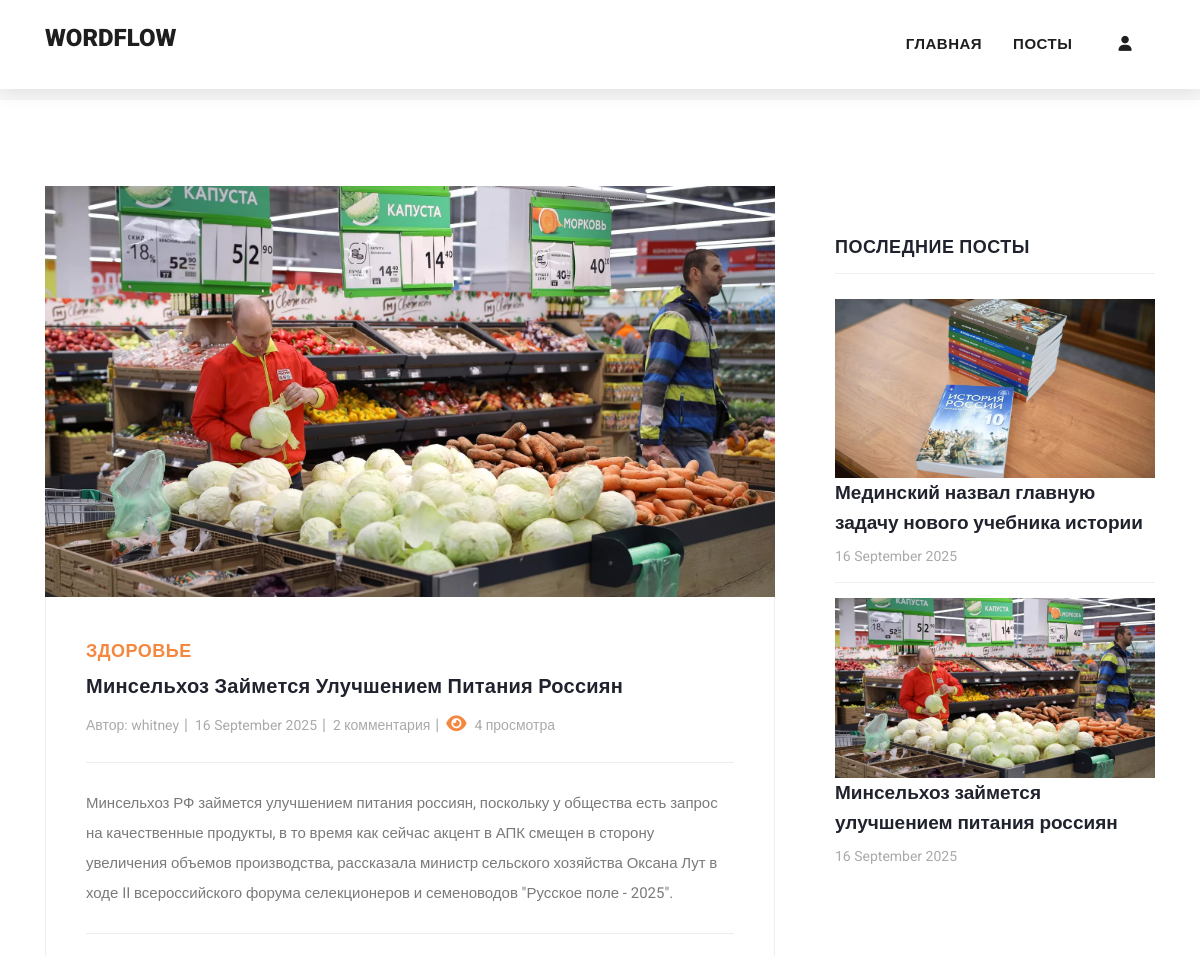
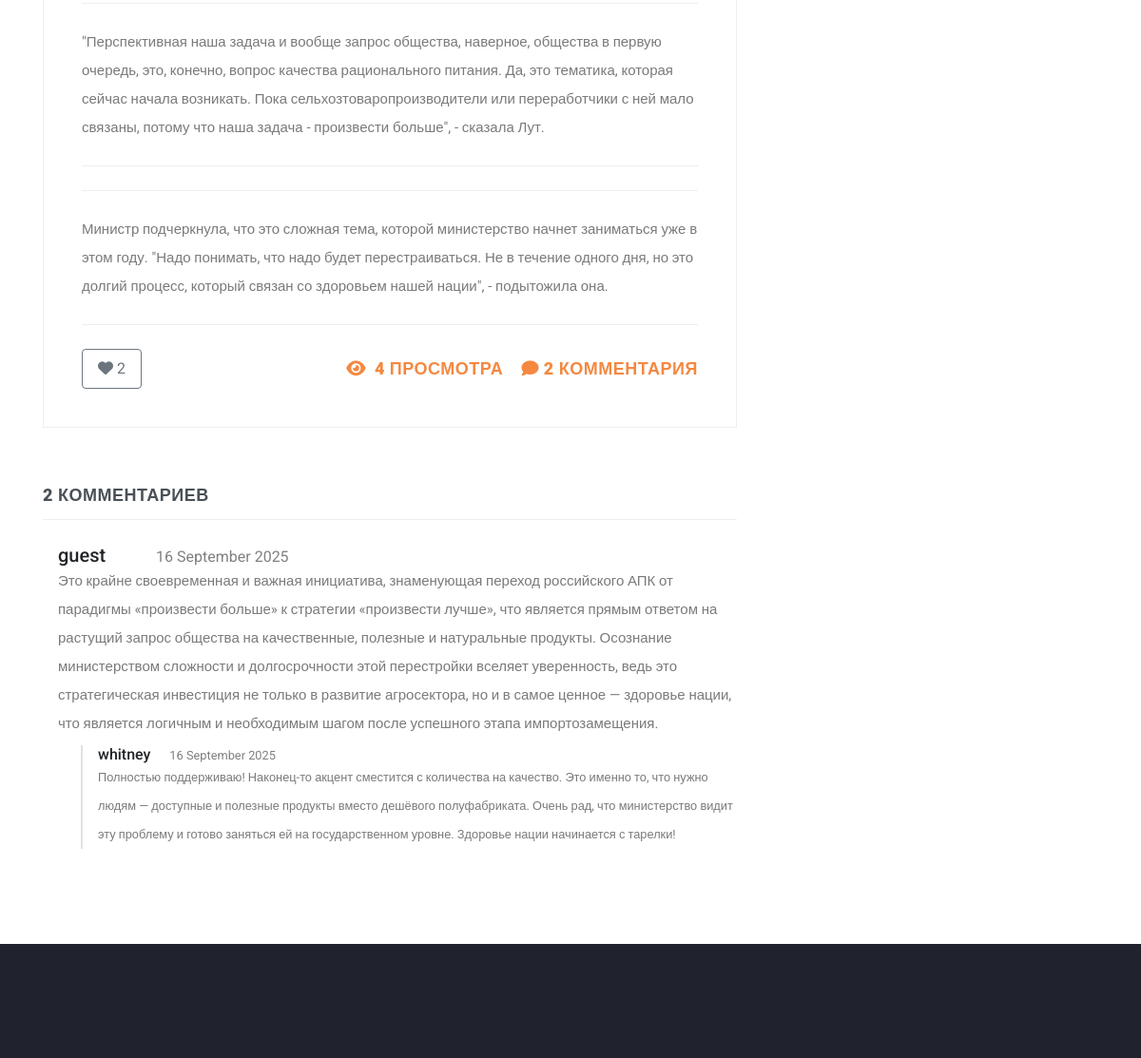
/post/1, run on the app's committed database (2 pictures, top to bottom).
### wordflow/models.py (models this page shows, shortened)
class Post(models.Model):
    postname = models.CharField(max_length=600)
    category = models.CharField(max_length=600)  # Временно оставляем как CharField
    category_obj = models.ForeignKey(Category, on_delete=models.SET_NULL, null=True, blank=True)  # Новое поле для связи
    image = models.ImageField(upload_to='images/posts', blank=False, null=False)
    content = RichTextField()
    time = models.CharField(default=time, max_length=100, blank=True)
    likes = models.IntegerField(null=True, blank=True, default=0)
    views = models.IntegerField(default=0)  # Общее количество просмотров
    user = models.ForeignKey(User, on_delete=models.CASCADE, related_name='authored_posts')
    editors = models.ManyToManyField(User, through='PostEditor', through_fields=('post', 'user'), related_name='editable_posts', blank=True)
    viewed_by = models.ManyToManyField(User, through='PostView', related_name='viewed_posts')
    liked_by = models.ManyToManyField(User, through='PostLike', related_name='liked_posts')

class Comment(models.Model):
    content = models.CharField(max_length=200)
    time = models.CharField(default=time, max_length=100, blank=True)
    post = models.ForeignKey(Post, on_delete=models.CASCADE)
    user = models.ForeignKey(User, on_delete=models.CASCADE, null=True, blank=True)
    parent = models.ForeignKey('self', on_delete=models.CASCADE, null=True, blank=True, related_name='replies')
    likes = models.IntegerField(default=0)
    liked_by = models.ManyToManyField(User, through='CommentLike', related_name='liked_comments')
    is_deleted = models.BooleanField(default=False)
    deleted_message = models.CharField(max_length=100, blank=True, null=True)
    def get_display_content(self):
        if self.is_deleted:
            return self.deleted_message or "Удалено автором"
        return self.content

### wordflow/views.py (the view)
# urls.py: path("post/<int:id>",views.post,name="post"),
def post(request, id):
    post = get_object_or_404(Post, id=id)
    if request.user.is_authenticated:
        post.add_view(request.user)
    else:
        session_key = f'viewed_post_{post.id}'
        if not request.session.get(session_key, False):
            post.views += 1
            post.save()
            request.session[session_key] = True
            timeout = getattr(settings, 'ANONYMOUS_VIEW_SESSION_TIMEOUT', 86400)
            request.session.set_expiry(timeout)
    return render(request, "post-details.html", {
        "user": request.user,
        'post': post,
        'recent_posts': Post.objects.all().order_by("-id")[:5],
        'media_url': settings.MEDIA_URL,
        'comments': Comment.objects.filter(post=post),
        'total_comments': Comment.objects.filter(post=post).count()
    })

### wordflow/templatetags/post_extras.py (called while the page is built)
@register.filter
def comment_count(post):
    return Comment.objects.filter(post=post).count()

@register.filter
def comment_count_text(post):
    count = Comment.objects.filter(post=post).count()
    return pluralize_russian(count, 'комментарий', 'комментария', 'комментариев')

@register.filter
def views_count_text(views):
    return pluralize_russian(views, 'просмотр', 'просмотра', 'просмотров')

@register.filter
def can_delete_comment(comment, user):
    if not user.is_authenticated:
        return False
    return user == comment.user or user == comment.post.user or user.is_superuser

def pluralize_russian(count, form1, form2, form5):
    if count % 10 == 1 and count % 100 != 11:
        return f"{count} {form1}"
    elif 2 <= count % 10 <= 4 and (count % 100 < 10 or count % 100 >= 20):
        return f"{count} {form2}"
    else:
        return f"{count} {form5}"

### templates/post-details.html (shortened to what this page needs)
{% load static %}
{% load post_extras %}
<!DOCTYPE html>
<html lang="en">
  <head>
    <link href="https://cdn.jsdelivr.net/npm/bootstrap@5.3.0-alpha3/dist/css/bootstrap.min.css" rel="stylesheet">
    <link href="{% static 'vendor/bootstrap/css/bootstrap.min.css' %}" rel="stylesheet">
    <link rel="stylesheet" href="{% static 'assets/css/fontawesome.css' %}">
    <link rel="stylesheet" href="https://cdnjs.cloudflare.com/ajax/libs/font-awesome/6.4.2/css/all.min.css">
    <link rel="stylesheet" href="{% static 'assets/css/templatemo-stand-blog.css' %}">
    <link rel="stylesheet" href="{% static 'assets/css/owl.css' %}">
  </head>
  <body>
    {%include 'header.html'%}
    <section class="blog-posts grid-system">
      <div class="container">
        <div class="row">
          <div class="col-lg-8">
            <div class="all-blog-posts">
              <div class="row">
                <div class="col-lg-12">
                  <div class="blog-post">
                    <div class="blog-thumb">
                      <img src="{{media_url}}{{post.image}}" alt="post_image">
                    </div>
                    <div class="down-content">
                      <span>{{post.category}}</span>
                      <a><h4>{{post.postname}}</h4></a>
                      <ul class="post-info">
                        <li><a href="{% url 'profile' post.user.id %}">Автор: {{post.user.username}}</a></li>
                        <li><a href="#">{{post.time}}</a></li>
                        <li><a href="#">{{post|comment_count_text}}</a></li>
                        <li><a href="#"><span class="view-icon"><i class="fas fa-eye"></i><noscript>👁</noscript></span> {{post.views|views_count_text}}</a></li>
                      </ul>
                      <div>{{post.content|safe}}</div>
                      <div class="post-options d-flex justify-content-between align-items-center mt-3">
                        <div class="d-flex align-items-center gap-3">
                          {% if user.is_authenticated %}
                          <form method="post" action="{% url 'toggle_like' post.id %}" class="like-form" data-post-id="{{post.id}}">
                            {% csrf_token %}
                            <button class="btn like-btn {% if post|is_liked_by:user %}liked{% else %}not-liked{% endif %}" type="submit"
                              title="{%if post|is_liked_by:user%}Убрать лайк{%else%}Поставить лайк{%endif%}">
                              <i class="fa fa-heart"></i> <span class="likes-count">{{post.likes}}</span>
                            </button>
                          </form>
                          {% else %}
                          <div class="btn" style="border: 1px solid #6c757d; background: transparent; color: #6c757d; cursor: not-allowed; padding: 8px 16px;">
                            <i class="fa fa-heart"></i> {{post.likes}}
                          </div>
                          {% endif %}
                        </div>
                        <div class="small text-muted">
                          <span class="me-3"><span class="view-icon"><i class="fas fa-eye"></i><noscript>👁</noscript></span> {{post.views|views_count_text}}</span>
                          <span><i class="fa fa-comment"></i> {{post|comment_count_text}}</span>
                        </div>
                      </div>
                    </div>
                  </div>
                </div>
                <div class="col-lg-12">
                  <div class="sidebar-item comments">
                    <div class="sidebar-heading">
                      <h2 class="text-dark-emphasis">{{post|comment_count}} комментариев</h2>
                    </div>
                    <div class="content">
                      <ul>
                        {% for comment in comments %}
                        {% if not comment.parent %}
                        <li style="display: block;" class="main-comment">
                          <div class="ps-3">
                            <h5>
                              {% if comment.is_deleted %}
                                <span class="text-muted">[Удалено]</span>
                              {% else %}
                                {{comment.user}}
                              {% endif %}
                              <span class="small text-black-50 px-5 text-danger">{{comment.time}}</span>
                            </h5>
                            <p>{{comment.get_display_content}}</p>
                            {% for reply in comment.replies.all %}
                            <div class="reply ms-4 mt-2 border-start border-2 ps-3">
                              <h6>
                                {% if reply.is_deleted %}
                                  <span class="text-muted">[Удалено]</span>
                                {% else %}
                                  {{reply.user}}
                                {% endif %}
                                <span class="small text-black-50 px-3 text-danger">{{reply.time}}</span>
                              </h6>
                              <p class="small">{{reply.get_display_content}}</p>
                            </div>
                            {% endfor %}
                          </div>
                        </li>
                        {% endif %}
                        {% endfor %}
                      </ul>
                    </div>
                  </div>
                </div>
              </div>
            </div>
          </div>
          <div class="col-lg-4">
            <div class="sidebar">
              <div class="row">
                <div class="col-lg-12">
                  <div class="sidebar-item recent-posts">
                    <div class="sidebar-heading">
                      <h2>Последние посты</h2>
                    </div>
                    <div class="content">
                      <ul>
                        {% for post in recent_posts|slice:"0:4" %}
                        <li>
                          <img src="{{media_url}}{{post.image}}" class="img-fluid" alt="">
                          <a href="post-details.html">
                            <a href="{% url 'post' post.id %}" class="text-decoration-none text-dark"><h5>{{post.postname}}</h5></a>
                          <span>{{post.time}}</span>
                        </a></li>
                        {% endfor %}
                      </ul>
                    </div>
                  </div>
                </div>
              </div>
            </div>
          </div>
        </div>
      </div>
    </section>
   {% include "footer.html" %}
  </body>
</html>

### static/assets/css/templatemo-stand-blog.css (style rules this page uses)
body { font-family: 'Roboto', sans-serif; overflow-x: hidden; text-rendering: optimizeLegibility; -webkit-font-smoothing: antialiased; -moz-osx-font-smoothing: grayscale; }
p { margin-bottom: 0px; font-size: 15px; font-weight: 400; color: #7a7a7a; line-height: 30px; }
a { text-decoration: none!important; }
ul { padding: 0; margin: 0; list-style: none; }
h1,h2,h3,h4,h5,h6 { margin: 0px; }
.blog-posts { margin-top: 100px; }
.blog-posts .blog-post { margin-bottom: 30px; }
.blog-posts .blog-thumb img { width: 100%; overflow: hidden; }
.blog-posts .down-content { padding: 40px; border-right: 1px solid #eee; border-left: 1px solid #eee; border-bottom: 1px solid #eee; }
.blog-posts .down-content span { font-size: 18px; text-transform: uppercase; letter-spacing: 0.5px; font-weight: 900; color: #f48840; }
.blog-posts .down-content h4 { font-size: 24px; text-transform: capitalize; letter-spacing: 0.5px; font-weight: 900; color: #20232e; margin: 10px 0px 12px 0px; }
.blog-posts .down-content ul.post-info li { display: inline-block; margin-right: 8px; }
.blog-posts .down-content ul.post-info li:after { content: '|'; color: #aaa; margin-left: 8px; }
.blog-posts .down-content h4 { font-size: 20px; letter-spacing: 0.25px; }
.grid-system .down-content ul.post-info li { margin-right: 3px; }
.grid-system .down-content ul.post-info li:after { margin-left: 5px; }
.blog-posts .down-content ul.post-info li:last-child::after { display: none; }
.blog-posts .down-content ul.post-info li a { font-size: 14px; color: #aaa; font-weight: 400; transition: all .3s; }
.blog-posts .down-content p { padding: 25px 0px; margin: 25px 0px; border-top: 1px solid #eee; border-bottom: 1px solid #eee; }
.blog-posts .sidebar-heading h2 { font-size: 18px; text-transform: uppercase; font-weight: 900; letter-spacing: 0.5px; color: #20232e; border-bottom: 1px solid #eee; padding-bottom: 15px; margin-bottom: 25px; }
.blog-posts .comments { margin-top: 30px; }
.blog-posts .comments ul li { display: inline-block; margin-bottom: 20px; padding-bottom: 20px; border-bottom: 1px solid #eee; }
.blog-posts .comments ul li:last-child { margin-bottom: 0px; padding-bottom: 0px; border-bottom: none; }
.sidebar { margin-left: 30px; }
.sidebar .sidebar-item { margin-top: 50px; }
.sidebar .sidebar-heading h2 { font-size: 18px; text-transform: uppercase; font-weight: 900; letter-spacing: 0.5px; color: #20232e; border-bottom: 1px solid #eee; padding-bottom: 15px; margin-bottom: 25px; }
.sidebar .recent-posts ul li { margin-bottom: 15px; padding-bottom: 15px; border-bottom: 1px solid #eee; }
.sidebar .recent-posts ul li:last-child { margin-bottom: 0px; padding-bottom: 0px; border-bottom: none; }
.sidebar .recent-posts ul li h5 { font-size: 19px; font-weight: 900; color: #20232e; line-height: 30px; transition: all 0.3s; }
.sidebar .recent-posts ul li span { display: block; font-size: 14px; color: #aaa; margin-top: 8px; }

### templates/post-details.html (style rules this page uses)
.view-icon i { margin-right: 4px; }

### templates/footer.html (style rules this page uses)
h4 { text-align: left; color: #dfdada; letter-spacing: 1px; margin-bottom: 20px; font-size: 20px; }
li { text-decoration: none; text-align: left; }
li a { color: rgb(153, 147, 147); }

### data on the page
Post: image (picture), category "ЗДОРОВЬЕ", postname "Минсельхоз Займется Улучшением Питания Россиян", user.username "whitney", time "16 September 2025", id "2 комментария", views|views_count_text "4 просмотра", content "Минсельхоз РФ займется улучшением питания россиян, поскольку у общества есть запрос на качественные продукты, в то время как сейчас акцент в АПК смещен в сторону увеличения объемов производства, рассказала министр сельского хозяйства Оксана Лут в ходе II всероссийского форума селекционеров и семеноводов \"Русское поле - 2025\". \"Перспективная наша задача и вообще запрос общества, наверное, общества в первую очередь, это, конечно, вопрос качества рационального питания. Да, это тематика, которая сейчас начала возникать. Пока сельхозтоваропроизводители или переработчики с ней мало связаны, потому что наша задача - произвести больше\", - сказала Лут. Министр подчеркнула, что это сложная тема,…", likes "2", views|views_count_text "4 ПРОСМОТРА", id "2 КОММЕНТАРИЯ", id "2", postname "Минсельхоз займется улучшением питания россиян"
Comment: user "guest", time "16 September 2025", get_display_content "Это крайне своевременная и важная инициатива, знаменующая переход российского АПК от парадигмы «произвести больше» к стратегии «произвести лучше», что является прямым ответом на растущий запрос общества на качественные, полезные и натуральные продукты. Осознание министерством сложности и долгосрочности этой перестройки вселяет уверенность, ведь это стратегическая инвестиция не только в развитие агросектора, но и в самое ценное — здоровье нации, что является логичным и необходимым шагом после успешного этапа импортозамещения."
Comment: user "whitney", time "16 September 2025", get_display_content "Полностью поддерживаю! Наконец-то акцент сместится с количества на качество. Это именно то, что нужно людям — доступные и полезные продукты вместо дешёвого полуфабриката. Очень рад, что министерство видит эту проблему и готово заняться ей на государственном уровне. Здоровье нации начинается с тарелки!"
Post: image (picture), postname "Мединский назвал главную задачу нового учебника истории", time "16 September 2025"
